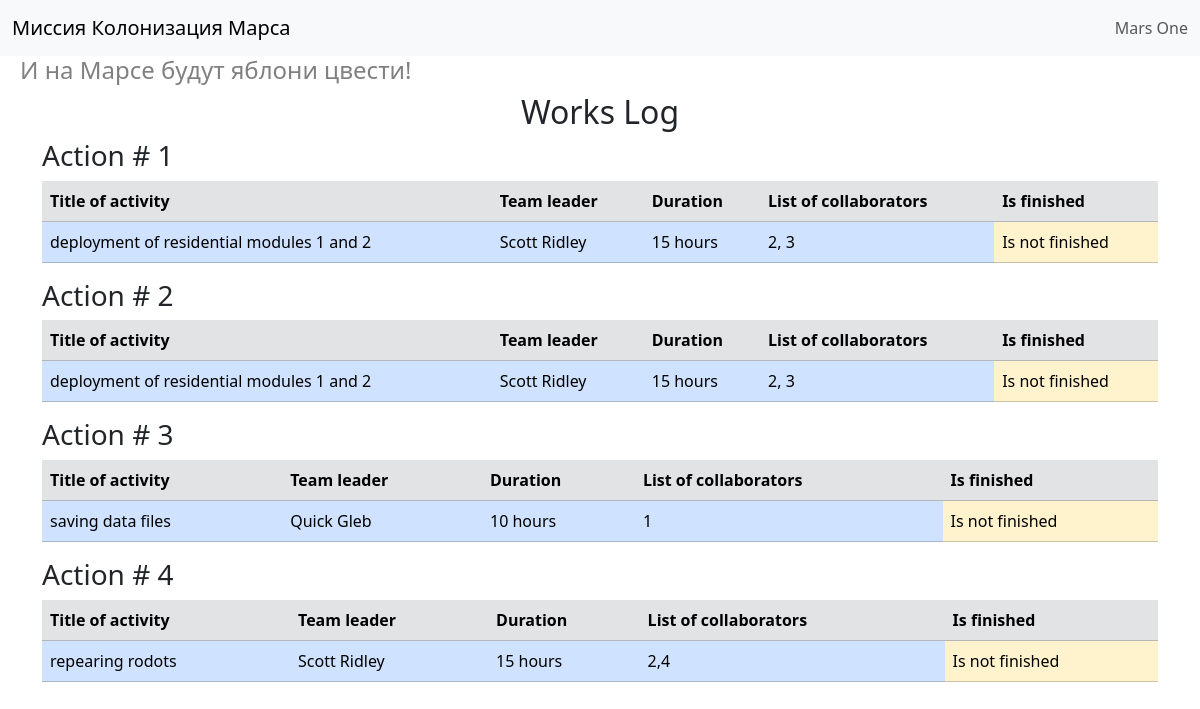
/index, run on the app's committed database.
### data/jobs.py (models this page shows, shortened)
class Jobs(SqlAlchemyBase):
    __tablename__ = "jobs"
    id = Column(Integer, primary_key=True, autoincrement=True)
    team_leader = Column(Integer, ForeignKey('users.id'))
    user = orm.relationship('User')
    job = Column(String)
    work_size = Column(Integer)
    collaborators = Column(String)
    start_date = Column(DateTime)
    end_date = Column(DateTime)
    is_finished = Column(Boolean)

### data/users.py (models this page shows, shortened)
class User(SqlAlchemyBase):
    __tablename__ = "users"
    id = Column(Integer, primary_key=True, autoincrement=True)
    surname = Column(String)
    name = Column(String)
    age = Column(Integer)
    position = Column(String)
    speciality = Column(String)
    address = Column(String)
    email = Column(String, unique=True)
    hashed_password = Column(String)
    modified_date = Column(DateTime)
    jobs = orm.relationship('Jobs', back_populates='user')

### app.py (the view)
@app.route('/')
@app.route('/index')
def index():
    session = create_session()
    result = session.query(Jobs, User).join(
        User,
        Jobs.team_leader == User.id
    )
    return render_template('index.html', title='Главная страница', result=result)

### data/db_session.py (called while the page is built)
def create_session() -> Session:
    global __factory
    return __factory()

### templates/index.html
{% extends 'base.html' %}
{% block content %}
<div class="container">
    <div class="row">
        <div class="col">
            <h2 class="text-center">Works Log</h2>
        </div>
    </div>
    {% for jobs, user in result %}
    <div class="row">
        <div class="col">
            <h3>Action # {{ jobs.id }}</h3>
        </div>
    </div>
    <div class="row">
        <div class="col">
            <table class="table">
                <tr class="table-secondary">
                    <th>Title of activity</th>
                    <th>Team leader</th>
                    <th>Duration</th>
                    <th>List of collaborators</th>
                    <th>Is finished</th>
                </tr>
                <tr class="table-primary">
                    <td>{{ jobs.job }}</td>
                    <td>{{ user.surname }} {{ user.name }}</td>
                    <td>{{ jobs.work_size }} hours</td>
                    <td>{{ jobs.collaborators }}</td>
                    {% if jobs.is_finished %}
                    <td class="table-success">Is finished</td>
                    {% else %}
                    <td class="table-warning">Is not finished</td>
                    {% endif %}
                </tr>
            </table>
        </div>
    </div>
    {% endfor %}
</div>
{% endblock %}

### templates/base.html (shortened to what this page needs)
<!DOCTYPE html>
<html lang="ru">
<head>
    <link href="https://cdn.jsdelivr.net/npm/bootstrap@5.3.8/dist/css/bootstrap.min.css" rel="stylesheet"
>
    <link href="{{ url_for('static', filename='css/style.css') }}" rel="stylesheet">
</head>
<body>
<nav class="navbar bg-body-tertiary">
    <div class="container-fluid">
        <h1 class="navbar-brand mb-0">Миссия Колонизация Марса</h1>
        <ul class="navbar-nav">
            <li class="nav-item">
                <a href="#" class="nav-link">Mars One</a>
            </li>
        </ul>
    </div>
</nav>
<h4>И на Марсе будут яблони цвести!</h4>
{% block content %}{% endblock %}
</body>
</html>

### static/css/style.css (style rules this page uses)
h4 { color: grey; padding-left: 20px; }

### data on the page
Jobs: id "1", job "deployment of residential modules 1 and 2", surname "Scott", name "Ridley", work_size "15", collaborators "2, 3", is_finished "Is not finished"
Jobs: id "2", job "deployment of residential modules 1 and 2", surname "Scott", name "Ridley", work_size "15", collaborators "2, 3", is_finished "Is not finished"
Jobs: id "3", job "saving data files", surname "Quick", name "Gleb", work_size "10", collaborators "1", is_finished "Is not finished"
Jobs: id "4", job "repearing rodots", surname "Scott", name "Ridley", work_size "15", collaborators "2,4", is_finished "Is not finished"
